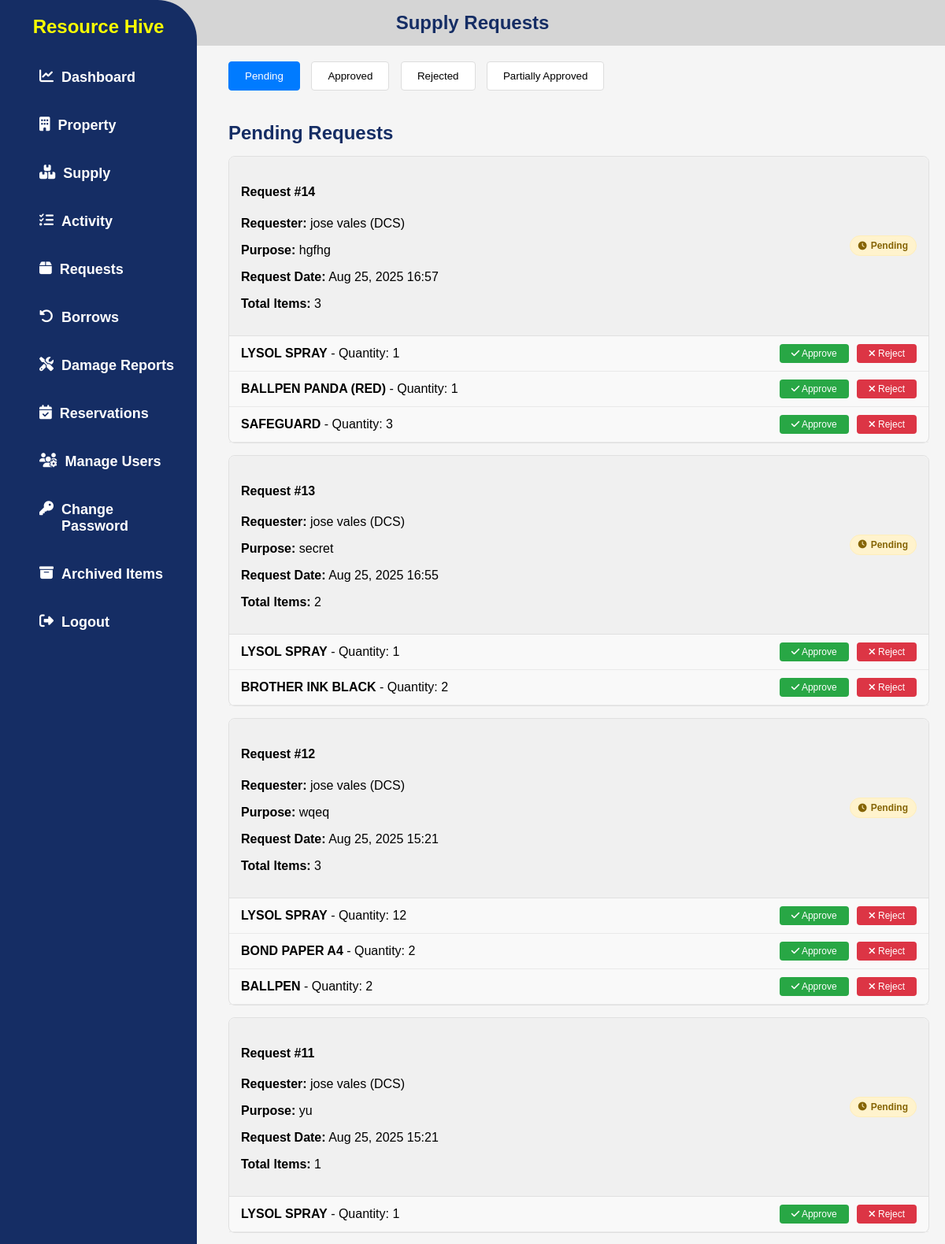
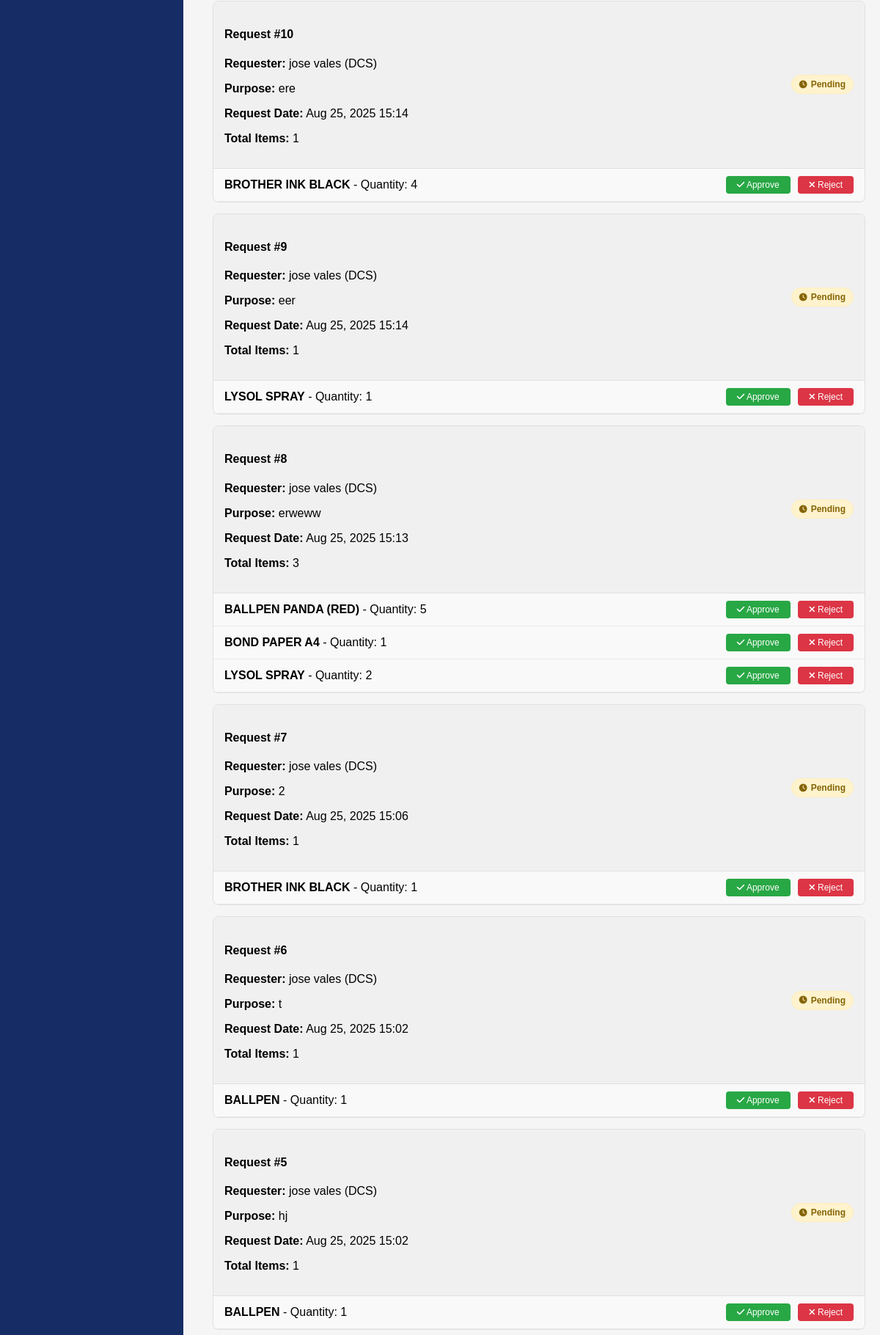
Screenshot of /my-supply-requests/ (signed in, upper part) with the database file from the repository (2 pictures, top to bottom).
### app/models.py (models this page shows, shortened)
class SupplyRequestBatch(models.Model):
    STATUS_CHOICES = [
        ('pending', 'Pending'),
        ('approved', 'Approved'),
        ('rejected', 'Rejected'),
        ('partially_approved', 'Partially Approved'),
    ]
    user = models.ForeignKey(User, on_delete=models.CASCADE)
    request_date = models.DateTimeField(auto_now_add=True)
    purpose = models.TextField()
    status = models.CharField(max_length=20, choices=STATUS_CHOICES, default='pending')
    approved_date = models.DateTimeField(null=True, blank=True)
    remarks = models.TextField(blank=True, null=True)
    class Meta:
        ordering = ['-request_date']
    @property
    def total_items(self):
        return self.items.count()

class UserProfile(models.Model):
    user = models.OneToOneField(User, on_delete=models.CASCADE)
    ROLE_CHOICES = [
        ('ADMIN', 'ADMIN'),
        ('USER', 'USER'),
    ]
    role = models.CharField(max_length=20, choices=ROLE_CHOICES)
    department = models.ForeignKey(Department, on_delete=models.SET_NULL, null=True, blank=True)
    phone = models.CharField(max_length=20, blank=True, null=True)

class Department(models.Model):
    name = models.CharField(max_length=100, unique=True)
    def __str__(self):
        return self.name

class SupplyRequestItem(models.Model):
    batch_request = models.ForeignKey(SupplyRequestBatch, on_delete=models.CASCADE, related_name='items')
    supply = models.ForeignKey(Supply, on_delete=models.CASCADE)
    quantity = models.PositiveIntegerField()
    approved = models.BooleanField(default=False)
    remarks = models.TextField(blank=True, null=True)
    class Meta:
        unique_together = ['batch_request', 'supply']  # Prevent duplicate items in same batch

class Supply(models.Model):
    STATUS_CHOICES = [
        ('low_stock', 'Low Stock'),
        ('out_of_stock', 'Out of Stock'),
        ('available', 'Available'),
    ]
    supply_name = models.CharField(max_length=255)
    category = models.ForeignKey(SupplyCategory, on_delete=models.SET_NULL, null=True, blank=True)
    subcategory = models.ForeignKey(SupplySubcategory, on_delete=models.SET_NULL, null=True, blank=True)
    description = models.TextField(blank=True, null=True)
    barcode = models.CharField(max_length=100, unique=True, null=True, blank=True)
    available_for_request = models.BooleanField(default=True)
    date_received = models.DateField()
    expiration_date = models.DateField(null=True, blank=True)
    last_updated = models.DateTimeField(auto_now=True)
    is_archived = models.BooleanField(default=False)
    class Meta:
        permissions = [
            ("view_admin_dashboard", "Can view  admin dashboard"),
            ("view_checkout_page", "Can view checkout page"),
            ("view_user_dashboard", "Can view user dashboard"), #user side permissions
            ("view_user_module", "Can view user module"),
            ("view_admin_module", "Can view admin module"),
        ]

### app/views.py (the view)
# urls.py: path('my-supply-requests/', UserSupplyRequestListView.as_view(), name='user_supply_requests'),
class UserSupplyRequestListView(PermissionRequiredMixin, ListView):
    model = SupplyRequestBatch
    template_name = 'app/requests.html'
    permission_required = 'app.view_admin_module'
    context_object_name = 'batch_requests'
    paginate_by = 10
    def get_queryset(self):
        return SupplyRequestBatch.objects.select_related('user', 'user__userprofile').prefetch_related('items__supply').order_by('-request_date')
    def get_context_data(self, **kwargs):
        context = super().get_context_data(**kwargs)
        all_batch_requests = self.get_queryset()
        context['pending_batch_requests'] = all_batch_requests.filter(status='pending')
        context['approved_batch_requests'] = all_batch_requests.filter(status='approved')
        context['rejected_batch_requests'] = all_batch_requests.filter(status='rejected')
        context['partially_approved_batch_requests'] = all_batch_requests.filter(status='partially_approved')
        return context

### app/templates/app/requests.html (shortened to what this page needs)
{% load static %}
<!DOCTYPE html>
<html lang="en">
<head>
  <link rel="stylesheet" href="{% static 'css/style.css' %}" />
  <link rel="stylesheet" href="https://cdnjs.cloudflare.com/ajax/libs/font-awesome/6.4.2/css/all.min.css" />
</head>
<body>
  {% include 'app/navbar.html' %}
  <div class="parent">
    <div class="div1">
      <h2>Supply Requests</h2>
    </div>
    <main class="content">
      <div class="filter-tabs">
        <button class="tab-button active" data-tab="pending">Pending</button>
        <button class="tab-button" data-tab="approved">Approved</button>
        <button class="tab-button" data-tab="rejected">Rejected</button>
        <button class="tab-button" data-tab="partial">Partially Approved</button>
      </div>
      <div id="pending" class="tab-content active">
        <h3>Pending Requests</h3>
        {% for batch_request in pending_batch_requests %}
        <div class="request">
          <div class="request-header">
            <div style="display: flex; justify-content: space-between; align-items: center;">
              <div>
                <h4>Request #{{ batch_request.id }}</h4>
                <p><strong>Requester:</strong>
                  {% if batch_request.user.first_name or batch_request.user.last_name %}
                    {{ batch_request.user.first_name }} {{ batch_request.user.last_name }}
                  {% else %}
                    {{ batch_request.user.username }}
                  {% endif %}
                  ({{ batch_request.user.userprofile.department }})
                </p>
                <p><strong>Purpose:</strong> {{ batch_request.purpose }}</p>
                <p><strong>Request Date:</strong> {{ batch_request.request_date|date:"M d, Y H:i" }}</p>
                <p><strong>Total Items:</strong> {{ batch_request.total_items }}</p>
              </div>
              <div>
                <span class="status-badge status-{{ batch_request.status|lower }}">
                  <i class="fas fa-clock"></i> {{ batch_request.get_status_display }}
                </span>
              </div>
            </div>
          </div>
          <div class="request-items">
            {% for item in batch_request.items.all %}
            <div class="request-item">
              <div class="item-info">
                <strong>{{ item.supply.supply_name }}</strong> - Quantity: {{ item.quantity }}
              </div>
              <div class="item-actions">
                {% if item.approved %}
                  <span class="item-status status-approved">Approved</span>
                {% else %}
                  <button class="approve-btn" data-action="approve" data-batch-id="{{ batch_request.id }}" data-item-id="{{ item.id }}">
                    <i class="fas fa-check"></i> Approve
                  </button>
                  <button class="reject-btn" data-action="reject" data-batch-id="{{ batch_request.id }}" data-item-id="{{ item.id }}">
                    <i class="fas fa-times"></i> Reject
                  </button>
                {% endif %}
              </div>
            </div>
            {% endfor %}
          </div>
        </div>
        {% empty %}
        <p>No pending requests found.</p>
        {% endfor %}
      </div>
    </main>
  </div>
</body>
</html>

### static/css/style.css (style rules this page uses)
body { font-family: Arial, sans-serif; margin: 0; padding: 0; background-color: whitesmoke; }
.content { margin-left: 270px; padding: 20px; }
span { font-weight: bolder; }
.parent { flex-direction: column; gap: 30px; }
.div1 h2 { text-align: center; color: #152d64; font-size: 24px; margin-bottom: 0; margin-top: 0; background-color: #d5d5d5; padding: 15px; }
h3 { color: #152d64; font-size: 1.5rem; margin-bottom: 15px; margin-top: 15px; }
.content { display: flex; flex-direction: column; gap: 5px; margin-top: 0; }
.status-badge { padding: 4px 8px; border-radius: 15px; font-size: 0.85em; font-weight: 500; text-transform: capitalize; display: inline-flex; align-items: center; gap: 4px; min-width: fit-content; text-align: center; white-space: nowrap; }
.status-badge i { font-size: 0.9em; }
.status-pending { background-color: #fff3cd; color: #856404; border: 1px solid #ffeeba; }

### app/templates/app/requests.html (style rules this page uses)
.request { border: 1px solid #e0e0e0; border-radius: 8px; margin: 15px 0; background: #f9f9f9; }
.request-header { background: #f0f0f0; padding: 15px; border-bottom: 1px solid #e0e0e0; border-radius: 8px 8px 0 0; }
.request-items { padding: 0; }
.request-item { padding: 10px 15px; border-bottom: 1px solid #e9e9e9; display: flex; justify-content: space-between; align-items: center; }
.item-info { flex: 1; }
.item-actions { display: flex; gap: 10px; }
.approve-btn, .reject-btn { padding: 5px 15px; border: none; border-radius: 4px; cursor: pointer; font-size: 12px; text-decoration: none; display: inline-block; }
.approve-btn { background: #28a745; color: white; }
.reject-btn { background: #dc3545; color: white; }
.status-pending { background: #fff3cd; color: #856404; }
.status-badge { padding: 5px 10px; border-radius: 15px; font-size: 12px; font-weight: bold; display: inline-flex; align-items: center; gap: 5px; }
.filter-tabs { margin-bottom: 20px; }
.tab-button { padding: 10px 20px; margin-right: 10px; border: 1px solid #ddd; background: white; cursor: pointer; border-radius: 4px; }
.tab-button.active { background: #007bff; color: white; border-color: #007bff; }
.tab-content { display: none; }
.tab-content.active { display: block; }

### rows the page displays
SupplyRequestBatch: id "14", user.first_name "jose", user.last_name "vales", user.userprofile.department "DCS", purpose "hgfhg", request_date "Aug 25, 2025 16:57", total_items "3", status "Pending"
SupplyRequestItem: supply.supply_name "LYSOL SPRAY", quantity "1"
SupplyRequestItem: supply.supply_name "BALLPEN PANDA (RED)", quantity "1"
SupplyRequestItem: supply.supply_name "SAFEGUARD", quantity "3"
SupplyRequestBatch: id "13", user.first_name "jose", user.last_name "vales", user.userprofile.department "DCS", purpose "secret", request_date "Aug 25, 2025 16:55", total_items "2", status "Pending"
SupplyRequestItem: supply.supply_name "LYSOL SPRAY", quantity "1"
SupplyRequestItem: supply.supply_name "BROTHER INK BLACK", quantity "2"
SupplyRequestBatch: id "12", user.first_name "jose", user.last_name "vales", user.userprofile.department "DCS", purpose "wqeq", request_date "Aug 25, 2025 15:21", total_items "3", status "Pending"
SupplyRequestItem: supply.supply_name "LYSOL SPRAY", quantity "12"
SupplyRequestItem: supply.supply_name "BOND PAPER A4", quantity "2"
SupplyRequestItem: supply.supply_name "BALLPEN", quantity "2"
SupplyRequestBatch: id "11", user.first_name "jose", user.last_name "vales", user.userprofile.department "DCS", purpose "yu", request_date "Aug 25, 2025 15:21", total_items "1", status "Pending"
SupplyRequestItem: supply.supply_name "LYSOL SPRAY", quantity "1"
SupplyRequestBatch: id "10", user.first_name "jose", user.last_name "vales", user.userprofile.department "DCS", purpose "ere", request_date "Aug 25, 2025 15:14", total_items "1", status "Pending"
SupplyRequestItem: supply.supply_name "BROTHER INK BLACK", quantity "4"
SupplyRequestBatch: id "9", user.first_name "jose", user.last_name "vales", user.userprofile.department "DCS", purpose "eer", request_date "Aug 25, 2025 15:14", total_items "1", status "Pending"
SupplyRequestItem: supply.supply_name "LYSOL SPRAY", quantity "1"
SupplyRequestBatch: id "8", user.first_name "jose", user.last_name "vales", user.userprofile.department "DCS", purpose "erweww", request_date "Aug 25, 2025 15:13", total_items "3", status "Pending"
SupplyRequestItem: supply.supply_name "BALLPEN PANDA (RED)", quantity "5"
SupplyRequestItem: supply.supply_name "BOND PAPER A4", quantity "1"
SupplyRequestItem: supply.supply_name "LYSOL SPRAY", quantity "2"
SupplyRequestBatch: id "7", user.first_name "jose", user.last_name "vales", user.userprofile.department "DCS", purpose "2", request_date "Aug 25, 2025 15:06", total_items "1", status "Pending"
SupplyRequestItem: supply.supply_name "BROTHER INK BLACK", quantity "1"
SupplyRequestBatch: id "6", user.first_name "jose", user.last_name "vales", user.userprofile.department "DCS", purpose "t", request_date "Aug 25, 2025 15:02", total_items "1", status "Pending"
SupplyRequestItem: supply.supply_name "BALLPEN", quantity "1"
SupplyRequestBatch: id "5", user.first_name "jose", user.last_name "vales", user.userprofile.department "DCS", purpose "hj", request_date "Aug 25, 2025 15:02", total_items "1", status "Pending"
SupplyRequestItem: supply.supply_name "BALLPEN", quantity "1"
